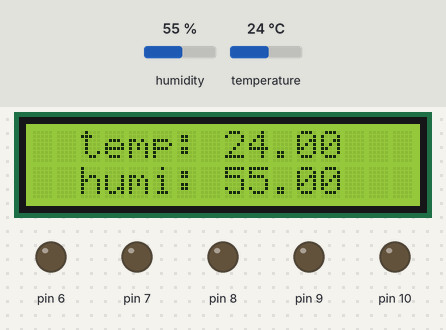
Bench run of a sketch on a simulated Arduino Uno, built with avr-gcc and run on an emulated ATmega328P. Parts: 16×2 character LCD, output pins drawn as LEDs (lit = HIGH). The test bench sets the inputs (shaded band); at power-on: humidity 55 %, temperature 24 °C. What the sketch prints to the serial monitor is not drawn.

Above: at 1.2 s.
1.3 s: humidity set to 22 %
At 2.8 s:
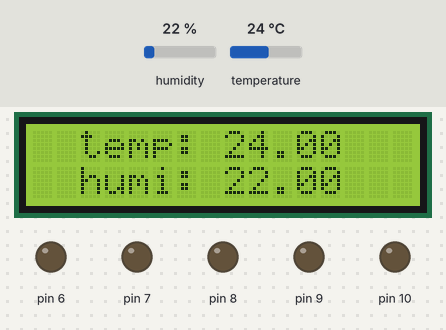
7.5 s: temperature set to 12 °C
At 9.3 s:
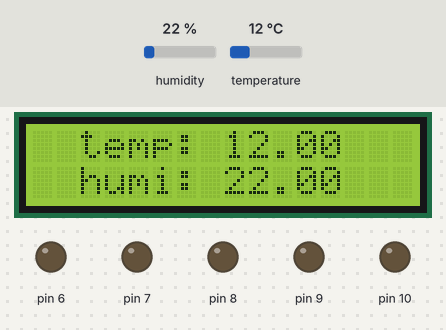
14.1 s: humidity set to 40 %
At 15.7 s:
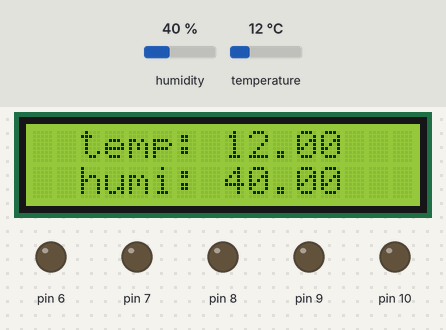
18.3 s: temperature set to 19 °C
At 20.4 s:
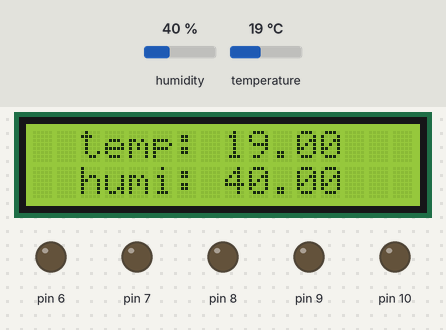
Timing chart, 0 to 21.9 s (numbered marks = the images above; inputs shaded):
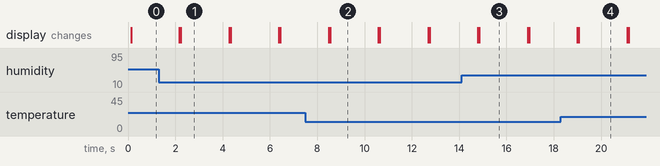

The sketch:

BlueTooth_test3.ino
```cpp
#include <SoftwareSerial.h>
#include <DHT.h>
#include <Wire.h> // 2C 통신을 위한 핀이 A4 (SDA), A5 (SCL)
#include <LiquidCrystal_I2C.h>

#define DHTPIN 4 // 온습도 센서 핀 4번
#define DHTTYPE DHT11 // 원본의 DHT//를 DHT11로 수정

DHT dht(DHTPIN, DHTTYPE);
SoftwareSerial HC06(2, 3); // RX, TX
LiquidCrystal_I2C lcd(0x27, 16, 2);
float temp = 0; float humi = 0;

void setup() {
  Serial.begin(9600);
  HC06.begin(9600);
  dht.begin();

  lcd.init();
  lcd.backlight();

  pinMode(6, OUTPUT);
  pinMode(7, OUTPUT);
  pinMode(8, OUTPUT);
  pinMode(9, OUTPUT);
  pinMode(10, OUTPUT);
}

void loop() {
  // LCD 출력 및 초기화
  lcd.clear();
  float h = dht.readHumidity();
  float t = dht.readTemperature();
  String data = String(t) + "," + String(h);
  HC06.println(data);
  Serial.print(h);
  lcd.setCursor(2, 0);
  lcd.print("temp: ");
  lcd.print(t);
  lcd.setCursor(2, 1);
  lcd.print("humi: ");
  lcd.print(h);
  Serial.print(",");
  Serial.println(t);
  delay(1000);

  // 블루투스 제어 명령 수신
  if (HC06.available() > 0) {
    unsigned char data = HC06.read();
    Serial.print("Received: ");
    Serial.println(data);
    switch (data) {
      case 1: // 빨간불 ON
        digitalWrite(6, HIGH);
        break;
      case 2: // 녹색불 ON
        digitalWrite(7, HIGH);
        break;
      case 3: // 파란불 ON
        digitalWrite(8, HIGH);
        break;
      case 4: // 모든 LED OFF
        digitalWrite(6, LOW);
        digitalWrite(7, LOW);
        digitalWrite(8, LOW);
        break;
      case 5: // 모터 작동
        digitalWrite(9, HIGH);
        digitalWrite(10, LOW);
        break;
      case 6: // 모터 정지
        digitalWrite(9, LOW);
        digitalWrite(10, LOW);
        break;
    }
  }
}
```

Measured:
- after the input at 1.3 s, the display: first differs from a run without the input after 0.93 s (image 1)
- after the input at 7.5 s, the display: first differs from a run without the input after 1.0 s (image 2)
- after the input at 14.1 s, the display: first differs from a run without the input after 0.76 s (image 3)
- after the input at 18.3 s, the display: first differs from a run without the input after 0.77 s (image 4)
- what the display in image 1 shows lasts 2.1 s, from 2.2 s to 4.3 s
